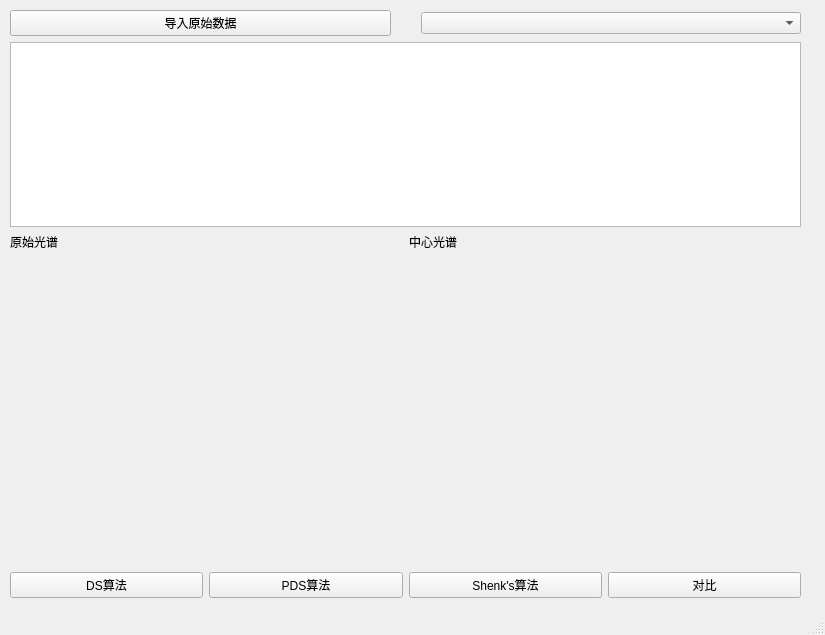
<?xml version="1.0" encoding="UTF-8"?>
<ui version="4.0">
 <class>MainWindow</class>
 <widget class="QMainWindow" name="MainWindow">
  <property name="geometry">
   <rect>
    <x>0</x>
    <y>0</y>
    <width>825</width>
    <height>635</height>
   </rect>
  </property>
  <property name="windowTitle">
   <string>模型传递算法演示主界面</string>
  </property>
  <widget class="QWidget" name="centralwidget">
   <widget class="QWidget" name="verticalLayoutWidget">
    <property name="geometry">
     <rect>
      <x>10</x>
      <y>10</y>
      <width>791</width>
      <height>241</height>
     </rect>
    </property>
    <layout class="QVBoxLayout" name="verticalLayout_3">
     <property name="spacing">
      <number>6</number>
     </property>
     <item>
      <layout class="QHBoxLayout" name="hlayout1">
       <property name="spacing">
        <number>30</number>
       </property>
       <item>
        <widget class="QPushButton" name="btn">
         <property name="text">
          <string>导入原始数据</string>
         </property>
        </widget>
       </item>
       <item>
        <widget class="QComboBox" name="cbx"/>
       </item>
      </layout>
     </item>
     <item>
      <widget class="QTableWidget" name="tw"/>
     </item>
     <item>
      <layout class="QHBoxLayout" name="hlayout2">
       <item>
        <widget class="QLabel" name="lb1">
         <property name="text">
          <string>原始光谱</string>
         </property>
        </widget>
       </item>
       <item>
        <widget class="QLabel" name="lb2">
         <property name="text">
          <string>中心光谱</string>
         </property>
        </widget>
       </item>
      </layout>
     </item>
    </layout>
   </widget>
   <widget class="QWidget" name="layoutWidget">
    <property name="geometry">
     <rect>
      <x>10</x>
      <y>570</y>
      <width>791</width>
      <height>31</height>
     </rect>
    </property>
    <layout class="QHBoxLayout" name="hlayout4">
     <item>
      <widget class="QPushButton" name="btn1">
       <property name="text">
        <string>DS算法</string>
       </property>
      </widget>
     </item>
     <item>
      <widget class="QPushButton" name="btn2">
       <property name="text">
        <string>PDS算法</string>
       </property>
      </widget>
     </item>
     <item>
      <widget class="QPushButton" name="btn3">
       <property name="text">
        <string>Shenk's算法</string>
       </property>
      </widget>
     </item>
     <item>
      <widget class="QPushButton" name="compareBtn">
       <property name="text">
        <string>对比</string>
       </property>
      </widget>
     </item>
    </layout>
   </widget>
   <widget class="QWidget" name="horizontalLayoutWidget_2">
    <property name="geometry">
     <rect>
      <x>10</x>
      <y>260</y>
      <width>791</width>
      <height>291</height>
     </rect>
    </property>
    <layout class="QHBoxLayout" name="hlayout3">
     <item>
      <widget class="QWidget" name="wg1" native="true"/>
     </item>
     <item>
      <widget class="QWidget" name="wg2" native="true">
       <property name="enabled">
        <bool>true</bool>
       </property>
      </widget>
     </item>
    </layout>
   </widget>
   <zorder>layoutWidget</zorder>
   <zorder>horizontalLayoutWidget_2</zorder>
   <zorder>verticalLayoutWidget</zorder>
  </widget>
  <widget class="QStatusBar" name="statusbar"/>
 </widget>
 <resources/>
 <connections/>
 <slots>
  <slot>openfile()</slot>
 </slots>
</ui>
